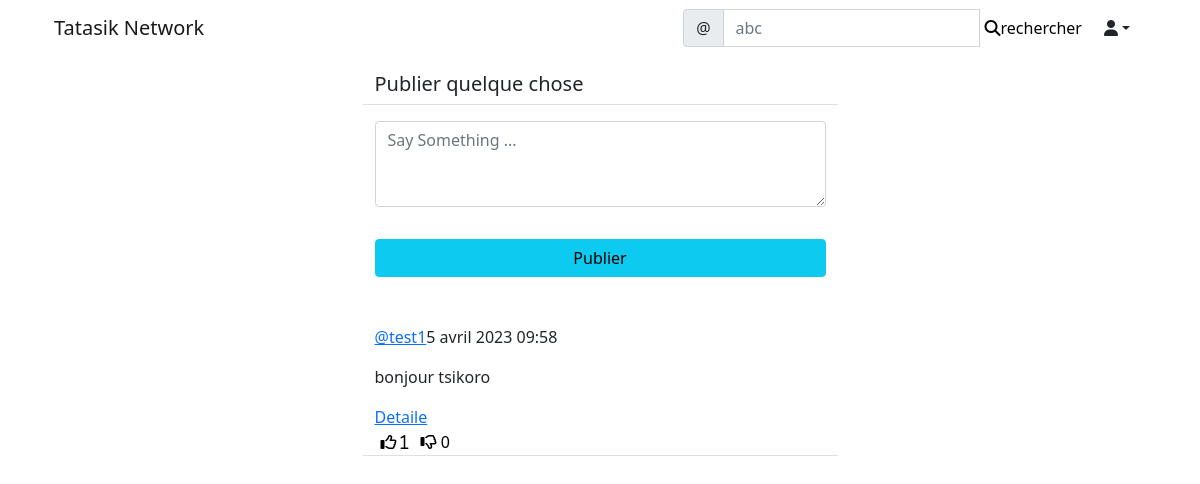
/social/ (signed in), run on the app's committed database.
### social/models.py (models this page shows)
class Post(models.Model):
	body = models.TextField()
	created_on = models.DateTimeField(default=timezone.now)
	author = models.ForeignKey(User, on_delete=models.CASCADE)
	likes = models.ManyToManyField(User, blank=True, related_name='likes')
	dislikes = models.ManyToManyField(User, blank=True, related_name='dislikes')

### social/views.py (the view, shortened to what this page needs)
# urls.py: path('', PostListView.as_view(), name='post-list'),
class PostListView(LoginRequiredMixin, View):
	def get(self, request, *args, **kwargs):
		logged_in_user = request.user
		posts = Post.objects.filter(
			author__profile__followers__in = [logged_in_user.id]
		).order_by('-created_on')
		form = PostForm()
		context = {
			'post_list': posts,
			'form': form,
		}
		return render(request,'social/post_list.html', context)

### social/forms.py
class PostForm(forms.ModelForm):
	body = forms.CharField(
		label='',
		widget=forms.Textarea(attrs={
			'rows': '3',
			'placeholder': 'Say Something ...'
		}))
	class Meta:
		model = Post
		fields = ['body']

### social/templates/social/post_list.html (shortened to what this page needs)
{% extends 'landing/base.html' %}
{% load crispy_forms_tags %}
{% block content %}
<div class="container">
	<div class="row justify-content-center mt-3">
		<div class="col-md-5 col-sm-12 border-bottom">
			<h5>Publier quelque chose</h5>
		</div>
	</div>
	<div class="row justify-content-center mt-3 mb-5">
		<div class="col-md-5 col-sm-12">
			<form method="POST">
				{{form | crispy}}
				<div class="d-grid gap-2">
					<button class="btn btn-info mt-3">Publier</button>
				</div>
			</form>
		</div>
	</div>
	{% for post in post_list %}
	<div class="row justify-content-center mt-3">
		<div class="col-md-5 col-sm-12 border-bottom">
			<p><a  class="text-primary" href="{% url 'profile' post.author.profile.pk %}">@{{ post.author }}</a>{{ post.created_on }}</p>
			<div class="position-relative">
				<p>{{post.body}}</p>
				<a href="{% url 'post-detail' post.pk %}" class="stretched-link">Detaile</a>
			</div>
			<div class="d-flex flex-row">
				<form method="POST" action="{% url 'like' post.pk %}">
					<button class="btn-no-border-and-color" type="submit">
						<i class="far fa-thumbs-up"><span> {{post.likes.all.count}}</span></i>
					</button>
				</form>
				<form method="POST" action="{% url 'dislike' post.pk %}">
					<button class="btn-no-border-and-color" type="submit">
						<i class="far fa-thumbs-down"></i><span> {{post.dislikes.all.count}}</span>
					</button>
				</form>
			</div>
		</div>
	</div>
	{% endfor %}
</div>
{% endblock content %}

### static/style.css (style rules this page uses)
.btn-no-border-and-color { border:none; background-color: transparent; box-shadow: none; }

### data on the page
Post: author "test1", created_on "5 avril 2023 09:58", body "bonjour tsikoro", likes.all.count "1", dislikes.all.count "0"
